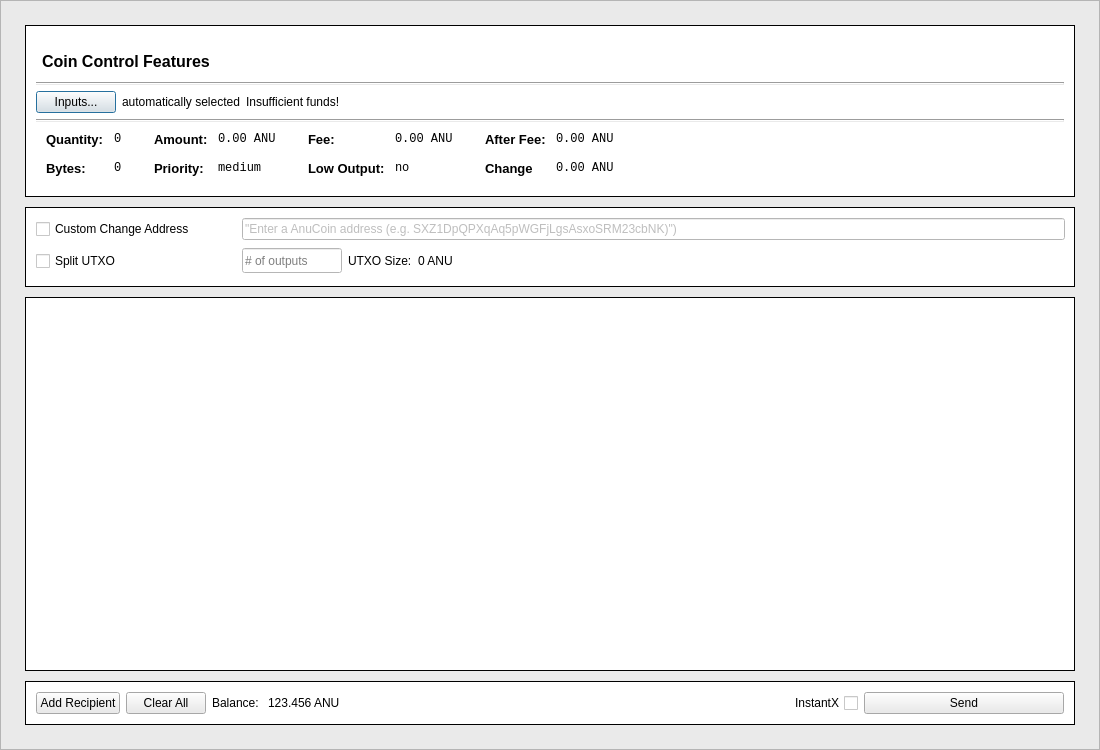
<?xml version="1.0" encoding="UTF-8"?>
<ui version="4.0">
 <class>SendCoinsDialog</class>
 <widget class="QDialog" name="SendCoinsDialog">
  <property name="geometry">
   <rect>
    <x>0</x>
    <y>0</y>
    <width>1100</width>
    <height>750</height>
   </rect>
  </property>
  <property name="minimumSize">
   <size>
    <width>0</width>
    <height>750</height>
   </size>
  </property>
  <property name="maximumSize">
   <size>
    <width>16777215</width>
    <height>16777215</height>
   </size>
  </property>
  <property name="windowTitle">
   <string>Send Coins</string>
  </property>
  <layout class="QVBoxLayout" name="verticalLayout" stretch="0">
   <property name="leftMargin">
    <number>0</number>
   </property>
   <property name="topMargin">
    <number>0</number>
   </property>
   <property name="rightMargin">
    <number>0</number>
   </property>
   <property name="bottomMargin">
    <number>0</number>
   </property>
   <item>
    <widget class="QFrame" name="frame">
     <property name="styleSheet">
      <string notr="true">background-color: #eaeaea
</string>
     </property>
     <property name="frameShape">
      <enum>QFrame::StyledPanel</enum>
     </property>
     <property name="frameShadow">
      <enum>QFrame::Raised</enum>
     </property>
     <layout class="QVBoxLayout" name="verticalLayout_3">
      <property name="leftMargin">
       <number>24</number>
      </property>
      <property name="topMargin">
       <number>24</number>
      </property>
      <property name="rightMargin">
       <number>24</number>
      </property>
      <property name="bottomMargin">
       <number>24</number>
      </property>
      <item>
       <layout class="QVBoxLayout" name="verticalLayout_2">
        <property name="spacing">
         <number>10</number>
        </property>
        <item>
         <widget class="QFrame" name="frameCoinControl">
          <property name="minimumSize">
           <size>
            <width>0</width>
            <height>0</height>
           </size>
          </property>
          <property name="maximumSize">
           <size>
            <width>16777215</width>
            <height>230</height>
           </size>
          </property>
          <property name="styleSheet">
           <string notr="true">#frameCoinControl {
    background-color: #fff;
    border: 1px solid black;
}</string>
          </property>
          <property name="frameShape">
           <enum>QFrame::StyledPanel</enum>
          </property>
          <property name="frameShadow">
           <enum>QFrame::Raised</enum>
          </property>
          <layout class="QVBoxLayout" name="verticalLayout_5">
           <property name="leftMargin">
            <number>0</number>
           </property>
           <property name="topMargin">
            <number>0</number>
           </property>
           <property name="rightMargin">
            <number>0</number>
           </property>
           <property name="bottomMargin">
            <number>0</number>
           </property>
           <item>
            <layout class="QVBoxLayout" name="verticalLayout_8">
             <property name="leftMargin">
              <number>10</number>
             </property>
             <property name="topMargin">
              <number>10</number>
             </property>
             <property name="rightMargin">
              <number>10</number>
             </property>
             <property name="bottomMargin">
              <number>10</number>
             </property>
             <item>
              <layout class="QVBoxLayout" name="verticalLayout_4">
               <property name="leftMargin">
                <number>0</number>
               </property>
               <item>
                <widget class="QFrame" name="frame_5">
                 <property name="minimumSize">
                  <size>
                   <width>0</width>
                   <height>40</height>
                  </size>
                 </property>
                 <property name="maximumSize">
                  <size>
                   <width>16777215</width>
                   <height>40</height>
                  </size>
                 </property>
                 <property name="styleSheet">
                  <string notr="true">border: 0;</string>
                 </property>
                 <property name="frameShape">
                  <enum>QFrame::StyledPanel</enum>
                 </property>
                 <property name="frameShadow">
                  <enum>QFrame::Raised</enum>
                 </property>
                 <property name="lineWidth">
                  <number>0</number>
                 </property>
                 <layout class="QHBoxLayout" name="horizontalLayout_5">
                  <property name="leftMargin">
                   <number>0</number>
                  </property>
                  <property name="topMargin">
                   <number>0</number>
                  </property>
                  <property name="rightMargin">
                   <number>0</number>
                  </property>
                  <property name="bottomMargin">
                   <number>0</number>
                  </property>
                  <item>
                   <layout class="QHBoxLayout" name="horizontalLayout_4">
                    <item>
                     <widget class="QLabel" name="labelCoinControlFeatures">
                      <property name="font">
                       <font>
                        <pointsize>12</pointsize>
                        <weight>75</weight>
                        <bold>true</bold>
                       </font>
                      </property>
                      <property name="styleSheet">
                       <string notr="true">padding-top: 10px;
padding-left: 2px;
background-color: #fff;</string>
                      </property>
                      <property name="text">
                       <string>Coin Control Features</string>
                      </property>
                     </widget>
                    </item>
                   </layout>
                  </item>
                 </layout>
                </widget>
               </item>
               <item>
                <widget class="Line" name="line">
                 <property name="orientation">
                  <enum>Qt::Horizontal</enum>
                 </property>
                </widget>
               </item>
               <item>
                <layout class="QHBoxLayout" name="horizontalLayout_6">
                 <item>
                  <widget class="QPushButton" name="pushButtonCoinControl">
                   <property name="text">
                    <string>Inputs...</string>
                   </property>
                  </widget>
                 </item>
                 <item>
                  <widget class="QLabel" name="labelCoinControlAutomaticallySelected">
                   <property name="styleSheet">
                    <string notr="true">background-color: #fff</string>
                   </property>
                   <property name="text">
                    <string>automatically selected</string>
                   </property>
                  </widget>
                 </item>
                 <item>
                  <widget class="QLabel" name="labelCoinControlInsuffFunds">
                   <property name="palette">
                    <palette>
                     <active>
                      <colorrole role="Button">
                       <brush brushstyle="SolidPattern">
                        <color alpha="255">
                         <red>255</red>
                         <green>255</green>
                         <blue>255</blue>
                        </color>
                       </brush>
                      </colorrole>
                      <colorrole role="Base">
                       <brush brushstyle="SolidPattern">
                        <color alpha="255">
                         <red>255</red>
                         <green>255</green>
                         <blue>255</blue>
                        </color>
                       </brush>
                      </colorrole>
                      <colorrole role="Window">
                       <brush brushstyle="SolidPattern">
                        <color alpha="255">
                         <red>255</red>
                         <green>255</green>
                         <blue>255</blue>
                        </color>
                       </brush>
                      </colorrole>
                     </active>
                     <inactive>
                      <colorrole role="Button">
                       <brush brushstyle="SolidPattern">
                        <color alpha="255">
                         <red>255</red>
                         <green>255</green>
                         <blue>255</blue>
                        </color>
                       </brush>
                      </colorrole>
                      <colorrole role="Base">
                       <brush brushstyle="SolidPattern">
                        <color alpha="255">
                         <red>255</red>
                         <green>255</green>
                         <blue>255</blue>
                        </color>
                       </brush>
                      </colorrole>
                      <colorrole role="Window">
                       <brush brushstyle="SolidPattern">
                        <color alpha="255">
                         <red>255</red>
                         <green>255</green>
                         <blue>255</blue>
                        </color>
                       </brush>
                      </colorrole>
                     </inactive>
                     <disabled>
                      <colorrole role="Button">
                       <brush brushstyle="SolidPattern">
                        <color alpha="255">
                         <red>255</red>
                         <green>255</green>
                         <blue>255</blue>
                        </color>
                       </brush>
                      </colorrole>
                      <colorrole role="Base">
                       <brush brushstyle="SolidPattern">
                        <color alpha="255">
                         <red>255</red>
                         <green>255</green>
                         <blue>255</blue>
                        </color>
                       </brush>
                      </colorrole>
                      <colorrole role="Window">
                       <brush brushstyle="SolidPattern">
                        <color alpha="255">
                         <red>255</red>
                         <green>255</green>
                         <blue>255</blue>
                        </color>
                       </brush>
                      </colorrole>
                     </disabled>
                    </palette>
                   </property>
                   <property name="styleSheet">
                    <string notr="true">font-color: red;
background-color: #fff;</string>
                   </property>
                   <property name="text">
                    <string>Insufficient funds!</string>
                   </property>
                  </widget>
                 </item>
                 <item>
                  <spacer name="horizontalSpacerCoinControl">
                   <property name="orientation">
                    <enum>Qt::Horizontal</enum>
                   </property>
                   <property name="sizeHint" stdset="0">
                    <size>
                     <width>40</width>
                     <height>20</height>
                    </size>
                   </property>
                  </spacer>
                 </item>
                </layout>
               </item>
               <item>
                <widget class="Line" name="line_2">
                 <property name="orientation">
                  <enum>Qt::Horizontal</enum>
                 </property>
                </widget>
               </item>
              </layout>
             </item>
             <item>
              <widget class="QWidget" name="widgetCoinControl" native="true">
               <property name="sizePolicy">
                <sizepolicy hsizetype="Preferred" vsizetype="Preferred">
                 <horstretch>0</horstretch>
                 <verstretch>0</verstretch>
                </sizepolicy>
               </property>
               <property name="minimumSize">
                <size>
                 <width>0</width>
                 <height>0</height>
                </size>
               </property>
               <property name="maximumSize">
                <size>
                 <width>16777215</width>
                 <height>80</height>
                </size>
               </property>
               <property name="styleSheet">
                <string notr="true">background-color: #fff</string>
               </property>
               <layout class="QHBoxLayout" name="horizontalLayoutCoinControl5">
                <property name="leftMargin">
                 <number>0</number>
                </property>
                <property name="topMargin">
                 <number>0</number>
                </property>
                <property name="rightMargin">
                 <number>0</number>
                </property>
                <property name="bottomMargin">
                 <number>0</number>
                </property>
                <item>
                 <layout class="QHBoxLayout" name="horizontalLayoutCoinControl3" stretch="0,0,0,1">
                  <property name="spacing">
                   <number>20</number>
                  </property>
                  <property name="topMargin">
                   <number>0</number>
                  </property>
                  <property name="bottomMargin">
                   <number>10</number>
                  </property>
                  <item>
                   <layout class="QFormLayout" name="formLayoutCoinControl1">
                    <property name="horizontalSpacing">
                     <number>10</number>
                    </property>
                    <property name="verticalSpacing">
                     <number>14</number>
                    </property>
                    <property name="leftMargin">
                     <number>10</number>
                    </property>
                    <property name="topMargin">
                     <number>4</number>
                    </property>
                    <property name="rightMargin">
                     <number>6</number>
                    </property>
                    <item row="0" column="0">
                     <widget class="QLabel" name="labelCoinControlQuantityText">
                      <property name="font">
                       <font>
                        <pointsize>10</pointsize>
                        <weight>75</weight>
                        <bold>true</bold>
                       </font>
                      </property>
                      <property name="styleSheet">
                       <string notr="true">font-weight:bold;</string>
                      </property>
                      <property name="text">
                       <string>Quantity:</string>
                      </property>
                      <property name="margin">
                       <number>0</number>
                      </property>
                     </widget>
                    </item>
                    <item row="0" column="1">
                     <widget class="QLabel" name="labelCoinControlQuantity">
                      <property name="font">
                       <font>
                        <family>Monospace</family>
                        <pointsize>9</pointsize>
                       </font>
                      </property>
                      <property name="cursor">
                       <cursorShape>IBeamCursor</cursorShape>
                      </property>
                      <property name="contextMenuPolicy">
                       <enum>Qt::ActionsContextMenu</enum>
                      </property>
                      <property name="text">
                       <string>0</string>
                      </property>
                      <property name="margin">
                       <number>0</number>
                      </property>
                      <property name="textInteractionFlags">
                       <set>Qt::LinksAccessibleByMouse|Qt::TextSelectableByKeyboard|Qt::TextSelectableByMouse</set>
                      </property>
                     </widget>
                    </item>
                    <item row="1" column="0">
                     <widget class="QLabel" name="labelCoinControlBytesText">
                      <property name="font">
                       <font>
                        <pointsize>10</pointsize>
                        <weight>75</weight>
                        <bold>true</bold>
                       </font>
                      </property>
                      <property name="styleSheet">
                       <string notr="true">font-weight:bold;</string>
                      </property>
                      <property name="text">
                       <string>Bytes:</string>
                      </property>
                     </widget>
                    </item>
                    <item row="1" column="1">
                     <widget class="QLabel" name="labelCoinControlBytes">
                      <property name="font">
                       <font>
                        <family>Monospace</family>
                        <pointsize>9</pointsize>
                       </font>
                      </property>
                      <property name="cursor">
                       <cursorShape>IBeamCursor</cursorShape>
                      </property>
                      <property name="contextMenuPolicy">
                       <enum>Qt::ActionsContextMenu</enum>
                      </property>
                      <property name="text">
                       <string>0</string>
                      </property>
                      <property name="textInteractionFlags">
                       <set>Qt::LinksAccessibleByMouse|Qt::TextSelectableByKeyboard|Qt::TextSelectableByMouse</set>
                      </property>
                     </widget>
                    </item>
                   </layout>
                  </item>
                  <item>
                   <layout class="QFormLayout" name="formLayoutCoinControl2">
                    <property name="horizontalSpacing">
                     <number>10</number>
                    </property>
                    <property name="verticalSpacing">
                     <number>14</number>
                    </property>
                    <property name="leftMargin">
                     <number>6</number>
                    </property>
                    <property name="topMargin">
                     <number>4</number>
                    </property>
                    <property name="rightMargin">
                     <number>6</number>
                    </property>
                    <item row="0" column="0">
                     <widget class="QLabel" name="labelCoinControlAmountText">
                      <property name="font">
                       <font>
                        <pointsize>10</pointsize>
                        <weight>75</weight>
                        <bold>true</bold>
                       </font>
                      </property>
                      <property name="styleSheet">
                       <string notr="true">font-weight:bold;</string>
                      </property>
                      <property name="text">
                       <string>Amount:</string>
                      </property>
                      <property name="margin">
                       <number>0</number>
                      </property>
                     </widget>
                    </item>
                    <item row="0" column="1">
                     <widget class="QLabel" name="labelCoinControlAmount">
                      <property name="font">
                       <font>
                        <family>Monospace</family>
                        <pointsize>9</pointsize>
                       </font>
                      </property>
                      <property name="cursor">
                       <cursorShape>IBeamCursor</cursorShape>
                      </property>
                      <property name="contextMenuPolicy">
                       <enum>Qt::ActionsContextMenu</enum>
                      </property>
                      <property name="text">
                       <string>0.00 ANU</string>
                      </property>
                      <property name="textInteractionFlags">
                       <set>Qt::LinksAccessibleByMouse|Qt::TextSelectableByKeyboard|Qt::TextSelectableByMouse</set>
                      </property>
                     </widget>
                    </item>
                    <item row="1" column="0">
                     <widget class="QLabel" name="labelCoinControlPriorityText">
                      <property name="font">
                       <font>
                        <pointsize>10</pointsize>
                        <weight>75</weight>
                        <bold>true</bold>
                       </font>
                      </property>
                      <property name="styleSheet">
                       <string notr="true">font-weight:bold;</string>
                      </property>
                      <property name="text">
                       <string>Priority:</string>
                      </property>
                     </widget>
                    </item>
                    <item row="1" column="1">
                     <widget class="QLabel" name="labelCoinControlPriority">
                      <property name="font">
                       <font>
                        <family>Monospace</family>
                        <pointsize>9</pointsize>
                       </font>
                      </property>
                      <property name="cursor">
                       <cursorShape>IBeamCursor</cursorShape>
                      </property>
                      <property name="contextMenuPolicy">
                       <enum>Qt::ActionsContextMenu</enum>
                      </property>
                      <property name="text">
                       <string>medium</string>
                      </property>
                      <property name="textInteractionFlags">
                       <set>Qt::LinksAccessibleByMouse|Qt::TextSelectableByKeyboard|Qt::TextSelectableByMouse</set>
                      </property>
                     </widget>
                    </item>
                   </layout>
                  </item>
                  <item>
                   <layout class="QFormLayout" name="formLayoutCoinControl3">
                    <property name="horizontalSpacing">
                     <number>10</number>
                    </property>
                    <property name="verticalSpacing">
                     <number>14</number>
                    </property>
                    <property name="leftMargin">
                     <number>6</number>
                    </property>
                    <property name="topMargin">
                     <number>4</number>
                    </property>
                    <property name="rightMargin">
                     <number>6</number>
                    </property>
                    <item row="0" column="0">
                     <widget class="QLabel" name="labelCoinControlFeeText">
                      <property name="font">
                       <font>
                        <pointsize>10</pointsize>
                        <weight>75</weight>
                        <bold>true</bold>
                       </font>
                      </property>
                      <property name="styleSheet">
                       <string notr="true">font-weight:bold;</string>
                      </property>
                      <property name="text">
                       <string>Fee:</string>
                      </property>
                      <property name="margin">
                       <number>0</number>
                      </property>
                     </widget>
                    </item>
                    <item row="0" column="1">
                     <widget class="QLabel" name="labelCoinControlFee">
                      <property name="font">
                       <font>
                        <family>Monospace</family>
                        <pointsize>9</pointsize>
                       </font>
                      </property>
                      <property name="cursor">
                       <cursorShape>IBeamCursor</cursorShape>
                      </property>
                      <property name="contextMenuPolicy">
                       <enum>Qt::ActionsContextMenu</enum>
                      </property>
                      <property name="text">
                       <string>0.00 ANU</string>
                      </property>
                      <property name="textInteractionFlags">
                       <set>Qt::LinksAccessibleByMouse|Qt::TextSelectableByKeyboard|Qt::TextSelectableByMouse</set>
                      </property>
                     </widget>
                    </item>
                    <item row="1" column="0">
                     <widget class="QLabel" name="labelCoinControlLowOutputText">
                      <property name="font">
                       <font>
                        <pointsize>10</pointsize>
                        <weight>75</weight>
                        <bold>true</bold>
                       </font>
                      </property>
                      <property name="styleSheet">
                       <string notr="true">font-weight:bold;</string>
                      </property>
                      <property name="text">
                       <string>Low Output:</string>
                      </property>
                     </widget>
                    </item>
                    <item row="1" column="1">
                     <widget class="QLabel" name="labelCoinControlLowOutput">
                      <property name="font">
                       <font>
                        <family>Monospace</family>
                        <pointsize>9</pointsize>
                       </font>
                      </property>
                      <property name="cursor">
                       <cursorShape>IBeamCursor</cursorShape>
                      </property>
                      <property name="contextMenuPolicy">
                       <enum>Qt::ActionsContextMenu</enum>
                      </property>
                      <property name="text">
                       <string>no</string>
                      </property>
                      <property name="textInteractionFlags">
                       <set>Qt::LinksAccessibleByMouse|Qt::TextSelectableByKeyboard|Qt::TextSelectableByMouse</set>
                      </property>
                     </widget>
                    </item>
                   </layout>
                  </item>
                  <item>
                   <layout class="QFormLayout" name="formLayoutCoinControl4">
                    <property name="horizontalSpacing">
                     <number>10</number>
                    </property>
                    <property name="verticalSpacing">
                     <number>14</number>
                    </property>
                    <property name="leftMargin">
                     <number>6</number>
                    </property>
                    <property name="topMargin">
                     <number>4</number>
                    </property>
                    <property name="rightMargin">
                     <number>6</number>
                    </property>
                    <item row="0" column="0">
                     <widget class="QLabel" name="labelCoinControlAfterFeeText">
                      <property name="font">
                       <font>
                        <pointsize>10</pointsize>
                        <weight>75</weight>
                        <bold>true</bold>
                       </font>
                      </property>
                      <property name="styleSheet">
                       <string notr="true">font-weight:bold;</string>
                      </property>
                      <property name="text">
                       <string>After Fee:</string>
                      </property>
                      <property name="margin">
                       <number>0</number>
                      </property>
                     </widget>
                    </item>
                    <item row="0" column="1">
                     <widget class="QLabel" name="labelCoinControlAfterFee">
                      <property name="font">
                       <font>
                        <family>Monospace</family>
                        <pointsize>9</pointsize>
                       </font>
                      </property>
                      <property name="cursor">
                       <cursorShape>IBeamCursor</cursorShape>
                      </property>
                      <property name="contextMenuPolicy">
                       <enum>Qt::ActionsContextMenu</enum>
                      </property>
                      <property name="text">
                       <string>0.00 ANU</string>
                      </property>
                      <property name="textInteractionFlags">
                       <set>Qt::LinksAccessibleByMouse|Qt::TextSelectableByKeyboard|Qt::TextSelectableByMouse</set>
                      </property>
                     </widget>
                    </item>
                    <item row="1" column="0">
                     <widget class="QLabel" name="labelCoinControlChangeText">
                      <property name="font">
                       <font>
                        <pointsize>10</pointsize>
                        <weight>75</weight>
                        <bold>true</bold>
                       </font>
                      </property>
                      <property name="styleSheet">
                       <string notr="true">font-weight:bold;</string>
                      </property>
                      <property name="text">
                       <string>Change</string>
                      </property>
                     </widget>
                    </item>
                    <item row="1" column="1">
                     <widget class="QLabel" name="labelCoinControlChange">
                      <property name="font">
                       <font>
                        <family>Monospace</family>
                        <pointsize>9</pointsize>
                       </font>
                      </property>
                      <property name="cursor">
                       <cursorShape>IBeamCursor</cursorShape>
                      </property>
                      <property name="contextMenuPolicy">
                       <enum>Qt::ActionsContextMenu</enum>
                      </property>
                      <property name="text">
                       <string>0.00 ANU</string>
                      </property>
                      <property name="textInteractionFlags">
                       <set>Qt::LinksAccessibleByMouse|Qt::TextSelectableByKeyboard|Qt::TextSelectableByMouse</set>
                      </property>
                     </widget>
                    </item>
                   </layout>
                  </item>
                 </layout>
                </item>
               </layout>
              </widget>
             </item>
            </layout>
           </item>
          </layout>
         </widget>
        </item>
        <item>
         <widget class="QFrame" name="frame_2">
          <property name="minimumSize">
           <size>
            <width>0</width>
            <height>20</height>
           </size>
          </property>
          <property name="maximumSize">
           <size>
            <width>16777215</width>
            <height>80</height>
           </size>
          </property>
          <property name="styleSheet">
           <string notr="true">#frame_2 {
    background-color: #fff;
    border: 1px solid black;
}</string>
          </property>
          <property name="frameShape">
           <enum>QFrame::StyledPanel</enum>
          </property>
          <property name="frameShadow">
           <enum>QFrame::Raised</enum>
          </property>
          <layout class="QGridLayout" name="gridLayout">
           <property name="leftMargin">
            <number>10</number>
           </property>
           <property name="topMargin">
            <number>10</number>
           </property>
           <property name="bottomMargin">
            <number>10</number>
           </property>
           <item row="0" column="0">
            <layout class="QGridLayout" name="gridLayout_4">
             <property name="leftMargin">
              <number>0</number>
             </property>
             <property name="rightMargin">
              <number>0</number>
             </property>
             <item row="0" column="0">
              <widget class="QCheckBox" name="checkBoxCoinControlChange">
               <property name="styleSheet">
                <string notr="true">background-color: #fff</string>
               </property>
               <property name="text">
                <string>Custom Change Address</string>
               </property>
              </widget>
             </item>
             <item row="1" column="1">
              <layout class="QHBoxLayout" name="horizontalLayout_8">
               <item>
                <widget class="QLineEdit" name="splitBlockLineEdit">
                 <property name="sizePolicy">
                  <sizepolicy hsizetype="Preferred" vsizetype="Preferred">
                   <horstretch>50</horstretch>
                   <verstretch>0</verstretch>
                  </sizepolicy>
                 </property>
                 <property name="minimumSize">
                  <size>
                   <width>100</width>
                   <height>20</height>
                  </size>
                 </property>
                 <property name="maximumSize">
                  <size>
                   <width>100</width>
                   <height>25</height>
                  </size>
                 </property>
                 <property name="styleSheet">
                  <string notr="true">background-color: #fff</string>
                 </property>
                 <property name="placeholderText">
                  <string># of outputs</string>
                 </property>
                </widget>
               </item>
               <item>
                <widget class="QLabel" name="labelBlockSizeText">
                 <property name="styleSheet">
                  <string notr="true">background-color: #fff</string>
                 </property>
                 <property name="text">
                  <string>UTXO Size:</string>
                 </property>
                </widget>
               </item>
               <item>
                <widget class="QLabel" name="labelBlockSize">
                 <property name="styleSheet">
                  <string notr="true">background-color: #fff</string>
                 </property>
                 <property name="text">
                  <string>0 ANU</string>
                 </property>
                </widget>
               </item>
               <item>
                <spacer name="horizontalSpacer_7">
                 <property name="orientation">
                  <enum>Qt::Horizontal</enum>
                 </property>
                 <property name="sizeHint" stdset="0">
                  <size>
                   <width>40</width>
                   <height>20</height>
                  </size>
                 </property>
                </spacer>
               </item>
               <item>
                <widget class="QLabel" name="labelCoinControlChangeLabel">
                 <property name="sizePolicy">
                  <sizepolicy hsizetype="Preferred" vsizetype="Expanding">
                   <horstretch>0</horstretch>
                   <verstretch>0</verstretch>
                  </sizepolicy>
                 </property>
                 <property name="minimumSize">
                  <size>
                   <width>0</width>
                   <height>0</height>
                  </size>
                 </property>
                 <property name="styleSheet">
                  <string notr="true">background-color: #fff</string>
                 </property>
                 <property name="text">
                  <string/>
                 </property>
                 <property name="margin">
                  <number>3</number>
                 </property>
                </widget>
               </item>
              </layout>
             </item>
             <item row="0" column="1">
              <layout class="QHBoxLayout" name="horizontalLayout_9">
               <item>
                <widget class="QLineEdit" name="lineEditCoinControlChange">
                 <property name="enabled">
                  <bool>false</bool>
                 </property>
                 <property name="sizePolicy">
                  <sizepolicy hsizetype="Expanding" vsizetype="Fixed">
                   <horstretch>0</horstretch>
                   <verstretch>0</verstretch>
                  </sizepolicy>
                 </property>
                 <property name="minimumSize">
                  <size>
                   <width>0</width>
                   <height>0</height>
                  </size>
                 </property>
                 <property name="maximumSize">
                  <size>
                   <width>16777215</width>
                   <height>25</height>
                  </size>
                 </property>
                 <property name="styleSheet">
                  <string notr="true">background-color: #fff</string>
                 </property>
                 <property name="text">
                  <string>&quot;Enter a AnuCoin address (e.g. SXZ1DpQPXqAq5pWGFjLgsAsxoSRM23cbNK)&quot;)</string>
                 </property>
                </widget>
               </item>
              </layout>
             </item>
             <item row="1" column="0">
              <widget class="QCheckBox" name="splitBlockCheckBox">
               <property name="sizePolicy">
                <sizepolicy hsizetype="Preferred" vsizetype="Preferred">
                 <horstretch>0</horstretch>
                 <verstretch>0</verstretch>
                </sizepolicy>
               </property>
               <property name="minimumSize">
                <size>
                 <width>200</width>
                 <height>0</height>
                </size>
               </property>
               <property name="maximumSize">
                <size>
                 <width>200</width>
                 <height>16777215</height>
                </size>
               </property>
               <property name="styleSheet">
                <string notr="true">background-color: #fff</string>
               </property>
               <property name="text">
                <string>Split UTXO</string>
               </property>
              </widget>
             </item>
            </layout>
           </item>
          </layout>
         </widget>
        </item>
        <item>
         <widget class="QScrollArea" name="scrollArea">
          <property name="minimumSize">
           <size>
            <width>0</width>
            <height>0</height>
           </size>
          </property>
          <property name="styleSheet">
           <string notr="true">#scrollArea {
    background-color: #fff; 
    border: 1px solid black;
}
</string>
          </property>
          <property name="widgetResizable">
           <bool>true</bool>
          </property>
          <widget class="QWidget" name="scrollAreaWidgetContents_2">
           <property name="geometry">
            <rect>
             <x>0</x>
             <y>0</y>
             <width>1046</width>
             <height>358</height>
            </rect>
           </property>
           <property name="styleSheet">
            <string notr="true">background-color: #fff</string>
           </property>
           <layout class="QVBoxLayout" name="verticalLayout_9">
            <property name="leftMargin">
             <number>10</number>
            </property>
            <property name="topMargin">
             <number>10</number>
            </property>
            <property name="rightMargin">
             <number>10</number>
            </property>
            <property name="bottomMargin">
             <number>10</number>
            </property>
            <item>
             <layout class="QVBoxLayout" name="entries"/>
            </item>
            <item>
             <spacer name="verticalSpacer">
              <property name="orientation">
               <enum>Qt::Vertical</enum>
              </property>
              <property name="sizeHint" stdset="0">
               <size>
                <width>20</width>
                <height>40</height>
               </size>
              </property>
             </spacer>
            </item>
           </layout>
          </widget>
         </widget>
        </item>
        <item>
         <widget class="QFrame" name="frame_4">
          <property name="maximumSize">
           <size>
            <width>16777215</width>
            <height>16777215</height>
           </size>
          </property>
          <property name="styleSheet">
           <string notr="true">#frame_4 {
    background-color: #fff;
    border: 1px solid black;
}</string>
          </property>
          <property name="frameShape">
           <enum>QFrame::StyledPanel</enum>
          </property>
          <property name="frameShadow">
           <enum>QFrame::Raised</enum>
          </property>
          <layout class="QHBoxLayout" name="horizontalLayout_2">
           <property name="leftMargin">
            <number>10</number>
           </property>
           <property name="topMargin">
            <number>10</number>
           </property>
           <property name="rightMargin">
            <number>10</number>
           </property>
           <property name="bottomMargin">
            <number>10</number>
           </property>
           <item>
            <layout class="QHBoxLayout" name="horizontalLayout">
             <property name="leftMargin">
              <number>0</number>
             </property>
             <item>
              <widget class="QPushButton" name="addButton">
               <property name="text">
                <string>Add Recipient</string>
               </property>
              </widget>
             </item>
             <item>
              <widget class="QPushButton" name="clearButton">
               <property name="text">
                <string>Clear All</string>
               </property>
              </widget>
             </item>
             <item>
              <layout class="QHBoxLayout" name="horizontalLayout_3">
               <item>
                <widget class="QLabel" name="label">
                 <property name="styleSheet">
                  <string notr="true">background-color: #fff</string>
                 </property>
                 <property name="text">
                  <string>Balance: </string>
                 </property>
                </widget>
               </item>
               <item>
                <widget class="QLabel" name="labelBalance">
                 <property name="styleSheet">
                  <string notr="true">background-color: #fff</string>
                 </property>
                 <property name="text">
                  <string>123.456 ANU</string>
                 </property>
                </widget>
               </item>
              </layout>
             </item>
             <item>
              <spacer name="horizontalSpacer">
               <property name="orientation">
                <enum>Qt::Horizontal</enum>
               </property>
               <property name="sizeHint" stdset="0">
                <size>
                 <width>40</width>
                 <height>20</height>
                </size>
               </property>
              </spacer>
             </item>
             <item>
              <widget class="QCheckBox" name="checkInstantX">
               <property name="layoutDirection">
                <enum>Qt::RightToLeft</enum>
               </property>
               <property name="styleSheet">
                <string notr="true">background-color: #fff</string>
               </property>
               <property name="text">
                <string>InstantX</string>
               </property>
              </widget>
             </item>
             <item>
              <widget class="QPushButton" name="sendButton">
               <property name="minimumSize">
                <size>
                 <width>200</width>
                 <height>0</height>
                </size>
               </property>
               <property name="text">
                <string>Send</string>
               </property>
              </widget>
             </item>
            </layout>
           </item>
          </layout>
         </widget>
        </item>
       </layout>
      </item>
     </layout>
    </widget>
   </item>
  </layout>
 </widget>
 <resources>
  <include location="../../../../AnuCoin_Compile/src/qt/bitcoin.qrc"/>
 </resources>
 <connections/>
</ui>
